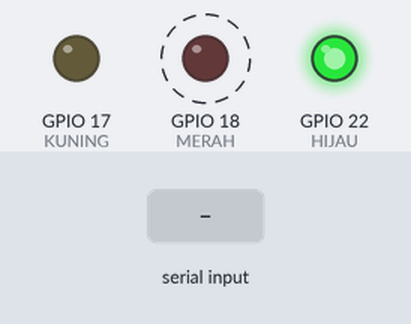
The program below on a simulated Raspberry Pi (BCM pin numbers). Shown: output pins drawn as LEDs (lit = HIGH). Dashed ring = blinking. The inputs (shaded band) are chosen by the test bench. Threads take turns every 2 ms; what the program prints to the terminal is not drawn.

Above: at 1.2 s.
1.3 s: "1\n" received over the second serial link
Timing chart, 0 to 10.3 s (numbered marks = the images above; inputs shaded):
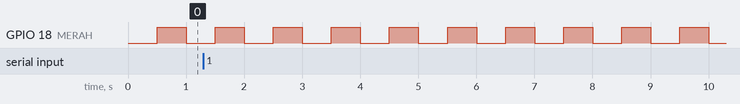

The program:

serialNiamTamami.py
```python
import RPi.GPIO as GPIO
import threading
import time
import Queue
import serial

MERAH 	= 18
KUNING 	= 17
HIJAU 	= 22
BUTTON1 = 23
BUTTON0 = 27

GPIO.setmode(GPIO.BCM)			#BCM > (standart penulisan GPIO6)
								#BOARD > (standart penulisan PIN31)
GPIO.setup(MERAH,GPIO.OUT)
GPIO.setup(KUNING,GPIO.OUT)
GPIO.setup(HIJAU,GPIO.OUT)

GPIO.setup(BUTTON0,GPIO.IN)
GPIO.setup(BUTTON1,GPIO.IN)

GPIO.output(HIJAU,GPIO.HIGH)

port = serial.Serial("/dev/ttyUSB0",9600)

def task1():						#kirim Data
	count=0
	while True:
		port.write("Hello Niam %d \r\n" % (count))
		count += 1
		time.sleep(2)

def task2():						#terima Data
	while True:
		recv = port.readline()
		print recv

def	task3():
	while True:
		GPIO.output(MERAH,GPIO.LOW)
		time.sleep(0.5)
		GPIO.output(MERAH,GPIO.HIGH)
		time.sleep(0.5)

#buat multitasking
#kalau daemon=True, maka thread (menjadi service) bisa di close jika program utama di close
#kalau daemon=False, maka thread (menjadi service) tidak bisa di close saat program utama di close

thread1 = threading.Thread(target = task1)
thread1.daemon = True
thread1.start()

thread2 = threading.Thread(target = task2)
thread2.daemon = True
thread2.start()

thread3 = threading.Thread(target = task3)
thread3.daemon = True
thread3.start()

try:
	while True:
		time.sleep(0.01)

except KeyboardInterrupt:
	port.close()
	print "selesai"
```

Measured:
- by itself, GPIO 18 (MERAH): alternates HIGH for 0.50 s and LOW for 0.50 s
